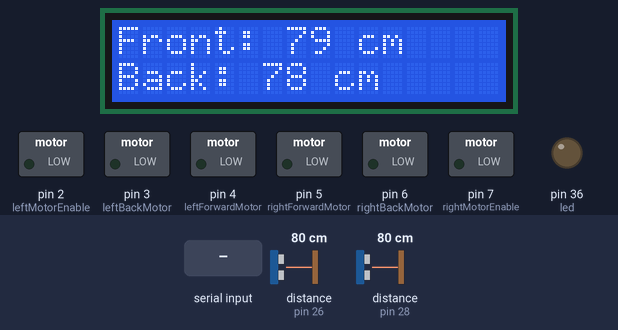
A sketch run on a simulated Arduino Mega 2560, built with avr-gcc and run on an emulated ATmega2560. Shown: 16×2 character LCD, switched loads named in the sketch (green lamp = pin HIGH), output pins drawn as LEDs (lit = HIGH). Wiring (inferred from the names in the program): 2 × ultrasonic range finder: trigger pin 27, echo pin 26 / trigger pin 29, echo pin 28. The test bench sets the inputs (shaded band); at power-on: distance to the obstacle (sensors on pin 26, pin 28) 80 cm. The echo pulse lasts 58.3 µs per cm; pins used as bus, display or sensor lines are not drawn.

Above: at 2.7 s.
2.8 s: distance to the obstacle (sensor on pin 26) set to 4 cm
At 3.3 s:
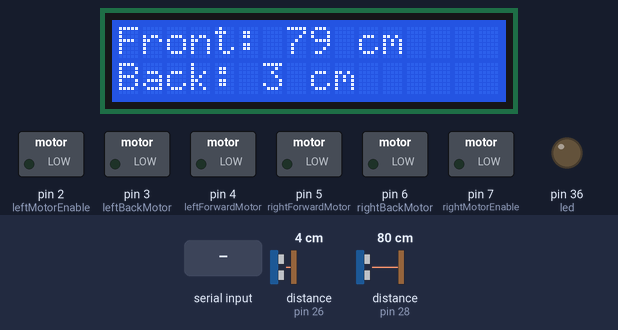
5.8 s: distance to the obstacle (sensor on pin 28) set to 35 cm
At 7.0 s:
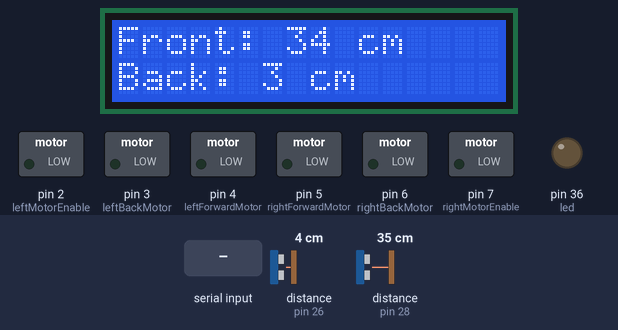
8.8 s: distance to the obstacle (sensor on pin 26) set to 35 cm
At 9.4 s:
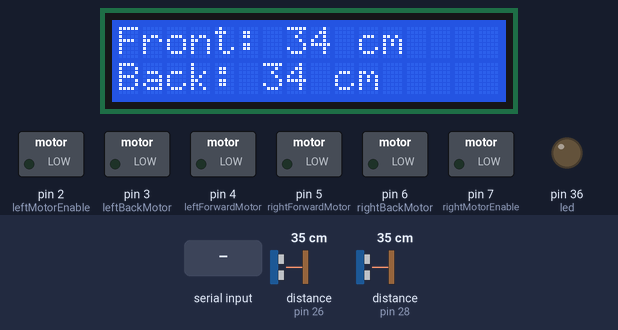
11.8 s: distance to the obstacle (sensor on pin 28) set to 4 cm
At 12.8 s:
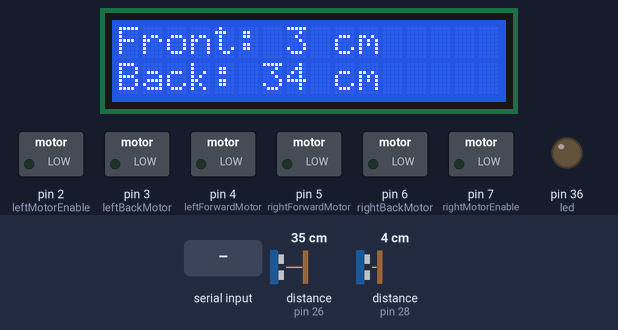
14.8 s: "F" received over Serial
At 15.9 s:
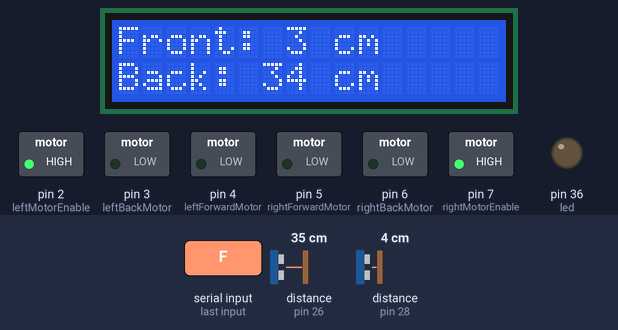
17.8 s: distance to the obstacle (sensor on pin 26) set to 120 cm
At 18.7 s:
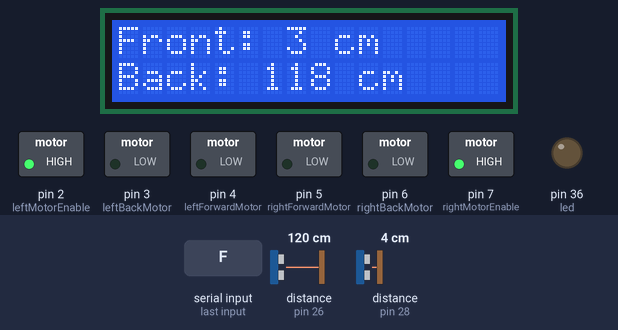
Timing chart, 0 to 20.8 s (numbered marks = the images above; inputs shaded):
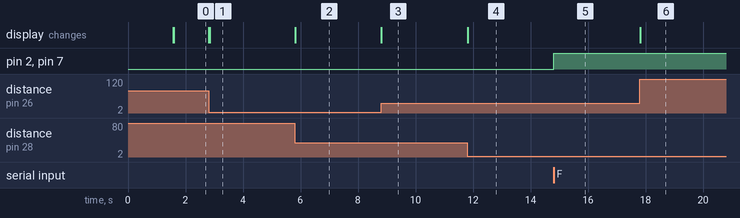

The sketch:

car.ino
```cpp
#include <LiquidCrystal.h>

#define rightMotorEnable 7 //enable pin of right motor
#define rightBackMotor 6 //determines the direction of the right motor, goes back
#define rightForwardMotor 5 //determines the direction of the right motor, goes forward
#define leftMotorEnable 2 //enable pin of left motor
#define leftForwardMotor 4 //determines the direction of the left motor, goes forward
#define leftBackMotor 3 //determines the direction of the left motor, goes back

#define frontTrig 29 // TRIG pin
#define frontEcho 28  // ECHO pin

#define backTrig 27 // TRIG pin
#define backEcho 26  // ECHO pin

#define led 36

long frontValue, frontCm;
long backValue, backCm;

LiquidCrystal lcd(42, 43, 44, 45, 46, 47); // The pins to which the lcd is connected are identified.

char btData; // To keep the data from bluetooth.

void StopMotors()
{
        digitalWrite(rightMotorEnable, HIGH); //enable right motor
        analogWrite(rightForwardMotor, 0); //reset the rotation speed
        analogWrite(rightBackMotor, 0);  //reset the rotation speed
        digitalWrite(leftMotorEnable, HIGH);//enable left motor
        analogWrite(leftForwardMotor, 0); //reset the rotation speed
        analogWrite(leftBackMotor, 0);  //reset the rotation speed
        delay(0.01); //the motors stop for 1 second to allow them to go back in sudden motion when driving forward.
}

void PrintDistance()
{
    digitalWrite(frontTrig, LOW);
    digitalWrite(frontTrig, HIGH);
    digitalWrite(frontTrig, LOW);
    frontValue = pulseIn(frontEcho, HIGH);
    frontCm = frontValue * 0.034 / 2; //By dividing the measured time in two directions, we only measure the speed of travel. Then, we find the distance by dividing by the speed of sound.

    digitalWrite(backTrig, LOW);
    digitalWrite(backTrig, HIGH);
    digitalWrite(backTrig, LOW);
    backValue = pulseIn(backEcho, HIGH);
    backCm = backValue * 0.034 / 2; //By dividing the measured time in two directions, we only measure the speed of travel. Then, we find the distance by dividing by the speed of sound.

    lcd.clear();

    lcd.setCursor(0,0); //move the cursor back to the first column of the second row
    lcd.print("Front: ");
    lcd.setCursor(7,0); //move the cursor to column 7 because the distance is at the beginning of the line.
    lcd.print(frontCm); //print distance
    lcd.print(" cm"); //print the unit of measure

    lcd.setCursor(0,1); //move the cursor back to the first column of the second row
    lcd.print("Back: ");
    lcd.setCursor(6,1); //move the cursor to column 7
    lcd.print(backCm); //print distance
    lcd.print(" cm"); //print the unit of measure

    delay(0.01); //wait 250 millisecond
}

void setup()
{
    lcd.begin(16,2);

    pinMode(led,OUTPUT);

    pinMode(frontTrig, OUTPUT);
    pinMode(frontEcho,INPUT);

    pinMode(backTrig, OUTPUT);
    pinMode(backEcho,INPUT);

    delay(500);
	// The serial port for reading data from bluetooth is opened 9600 baud used for communication.
    //It refers to the number of bits sent per second.
    Serial.begin(9600);
    delay(1000);
    pinMode(leftMotorEnable, OUTPUT);
    pinMode(leftForwardMotor, OUTPUT);
    pinMode(leftBackMotor, OUTPUT);
    pinMode(rightMotorEnable, OUTPUT);
    pinMode(rightForwardMotor, OUTPUT);
    pinMode(rightBackMotor, OUTPUT);
}

void loop()
{
    PrintDistance();
    btData = (char) Serial.read(); // read data from bluetooth

    if( frontCm <=40 && (btData == 'F' || btData == 'G' || btData == 'I' || btData == 'L' || btData == 'R') )
    {

      digitalWrite(led,HIGH);
      StopMotors();
    }
    else
    {
          digitalWrite(led,LOW);

          if ( btData == 'F' ) //move forward
          {
                    StopMotors();
                    //gave the command to move the robot.
                    digitalWrite(rightMotorEnable, HIGH);     //right
                    analogWrite(rightForwardMotor, 100);
                    digitalWrite(leftMotorEnable, HIGH);     //left
                    analogWrite(leftForwardMotor, 100);
          }
          else if (btData == 'G') // move left forward
          {
                    StopMotors();
                    //gave the command to move the robot.
                    digitalWrite(rightMotorEnable, HIGH);     //right
                    analogWrite(rightForwardMotor, 120);
                    digitalWrite(leftMotorEnable, HIGH);     //left
                    analogWrite(leftForwardMotor, 75);
          }
          else if (btData == 'I') // move right forward
          {
                    StopMotors();
                    //gave the command to move the robot.
                    digitalWrite(rightMotorEnable, HIGH);     //right
                    analogWrite(rightForwardMotor, 75);
                    digitalWrite(leftMotorEnable, HIGH);     //left
                    analogWrite(leftForwardMotor, 120);
          }
          else if (btData == 'L') // move left
          {
                    StopMotors();
                    //gave the command to move the robot.
                    digitalWrite(rightMotorEnable, HIGH);     //right
                    analogWrite(rightForwardMotor, 150);
                    digitalWrite(leftMotorEnable, HIGH);     //left
                    analogWrite(leftForwardMotor, 0);
          }
          else if (btData == 'R') // move right
          {
                    StopMotors();
                    //gave the command to move the robot.
                    digitalWrite(rightMotorEnable, HIGH);     //right
                    analogWrite(rightForwardMotor, 0);
                    digitalWrite(leftMotorEnable, HIGH);     //left
                    analogWrite(leftForwardMotor, 150);
          }
    }

    if (btData == 'S') // for stop motors
    {
          StopMotors();
    }

    if( backCm <= 40 && (btData == 'B' || btData == 'H' || btData == 'J' ) )
    {
         digitalWrite(led,HIGH);
         StopMotors();
    }
    else
    {
                digitalWrite(led,LOW);

                if (btData == 'B') // move back
                {
                      StopMotors();
                      //gave the command to move the robot.
                      digitalWrite(rightMotorEnable, HIGH);     //right
                      analogWrite(rightBackMotor, 100);
                      digitalWrite(leftMotorEnable, HIGH);     //left
                      analogWrite(leftBackMotor, 100);
                }
                else if (btData == 'H') // move back left
                {
                      StopMotors();
                      //gave the command to move the robot.
                      digitalWrite(rightMotorEnable, HIGH);     //right
                      analogWrite(rightBackMotor, 120);
                      digitalWrite(leftMotorEnable, HIGH);     //left
                      analogWrite(leftBackMotor, 75);
                }
                else if (btData == 'J') // move back right
                {
                      StopMotors();
                      //gave the command to move the robot.
                      digitalWrite(rightMotorEnable, HIGH);     //right
                      analogWrite(rightBackMotor, 75);
                      digitalWrite(leftMotorEnable, HIGH);     //left
                      analogWrite(leftBackMotor, 120);
                }
    }
}
```

Measured:
- after the input at 2.8 s, the display: changes at once (image 1)
- after the input at 5.8 s, the display: changes at once (image 2)
- after the input at 8.8 s, the display: changes at once (image 3)
- after the input at 11.8 s, the display: changes at once (image 4)
- after the input at 14.8 s, pin 2 (leftMotorEnable), pin 7 (rightMotorEnable): LOW → HIGH at once
- after the input at 17.8 s, the display: changes at once (image 6)
